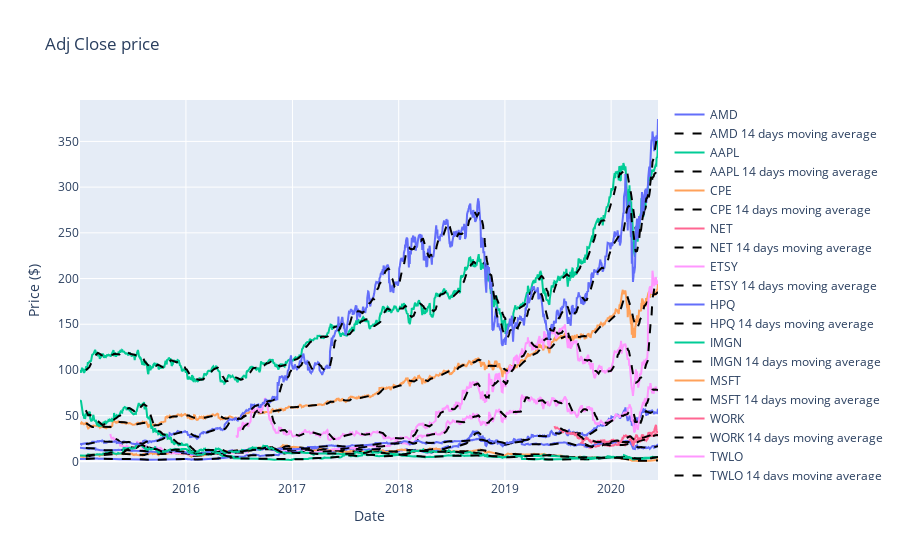

Notebook source saved alongside this figure:
### Code cell
fig = go.Figure()
for stock in stocks:
    fig.add_trace(go.Scatter(x=df.index, y=df['Adj Close'][stock],
                    mode='lines',
                    name=stock))
    fig.add_trace(go.Scatter(x=df.index, y=df['Adj Close'][stock].rolling(window=14).mean(),
                    line=dict(color='black', dash='dash'),
                    name=f'{stock} 14 days moving average'))
    
fig.update_layout(title=f'Adj Close price',
                   xaxis_title='Date',
                   yaxis_title='Price ($)')
fig.show()

### Figure 1 — Plotly figure (JSON) as saved in the notebook; plotly's stock layout.template omitted (floating-point values rounded to 4 significant figures; data arrays with more than 128 entries replaced by an {"elided": "..."} marker saying what was removed)
{"data": [{"mode": "lines", "name": "AMD", "type": "scatter", "x": {"elided": "1369 str values"}, "y": {"elided": "1369 float values"}}, {"line": {"color": "black", "dash": "dash"}, "name": "AMD 14 days moving average", "type": "scatter", "x": {"elided": "1369 str values"}, "y": {"elided": "1369 float values"}}, {"mode": "lines", "name": "AAPL", "type": "scatter", "x": {"elided": "1369 str values"}, "y": {"elided": "1369 float values"}}, {"line": {"color": "black", "dash": "dash"}, "name": "AAPL 14 days moving average", "type": "scatter", "x": {"elided": "1369 str values"}, "y": {"elided": "1369 float values"}}, {"mode": "lines", "name": "CPE", "type": "scatter", "x": {"elided": "1369 str values"}, "y": {"elided": "1369 float values"}}, {"line": {"color": "black", "dash": "dash"}, "name": "CPE 14 days moving average", "type": "scatter", "x": {"elided": "1369 str values"}, "y": {"elided": "1369 float values"}}, {"mode": "lines", "name": "NET", "type": "scatter", "x": {"elided": "1369 str values"}, "y": {"elided": "1369 float values"}}, {"line": {"color": "black", "dash": "dash"}, "name": "NET 14 days moving average", "type": "scatter", "x": {"elided": "1369 str values"}, "y": {"elided": "1369 float values"}}, {"mode": "lines", "name": "ETSY", "type": "scatter", "x": {"elided": "1369 str values"}, "y": {"elided": "1369 float values"}}, {"line": {"color": "black", "dash": "dash"}, "name": "ETSY 14 days moving average", "type": "scatter", "x": {"elided": "1369 str values"}, "y": {"elided": "1369 float values"}}, {"mode": "lines", "name": "HPQ", "type": "scatter", "x": {"elided": "1369 str values"}, "y": {"elided": "1369 float values"}}, {"line": {"color": "black", "dash": "dash"}, "name": "HPQ 14 days moving average", "type": "scatter", "x": {"elided": "1369 str values"}, "y": {"elided": "1369 float values"}}, {"mode": "lines", "name": "IMGN", "type": "scatter", "x": {"elided": "1369 str values"}, "y": {"elided": "1369 float values"}}, {"line": {"color": "black", "dash": "dash"}, "name": "IMGN 14 days moving average", "type": "scatter", "x": {"elided": "1369 str values"}, "y": {"elided": "1369 float values"}}, {"mode": "lines", "name": "MSFT", "type": "scatter", "x": {"elided": "1369 str values"}, "y": {"elided": "1369 float values"}}, {"line": {"color": "black", "dash": "dash"}, "name": "MSFT 14 days moving average", "type": "scatter", "x": {"elided": "1369 str values"}, "y": {"elided": "1369 float values"}}, {"mode": "lines", "name": "WORK", "type": "scatter", "x": {"elided": "1369 str values"}, "y": {"elided": "1369 float values"}}, {"line": {"color": "black", "dash": "dash"}, "name": "WORK 14 days moving average", "type": "scatter", "x": {"elided": "1369 str values"}, "y": {"elided": "1369 float values"}}, {"mode": "lines", "name": "TWLO", "type": "scatter", "x": {"elided": "1369 str values"}, "y": {"elided": "1369 float values"}}, {"line": {"color": "black", "dash": "dash"}, "name": "TWLO 14 days moving average", "type": "scatter", "x": {"elided": "1369 str values"}, "y": {"elided": "1369 float values"}}, {"mode": "lines", "name": "NVDA", "type": "scatter", "x": {"elided": "1369 str values"}, "y": {"elided": "1369 float values"}}, {"line": {"color": "black", "dash": "dash"}, "name": "NVDA 14 days moving average", "type": "scatter", "x": {"elided": "1369 str values"}, "y": {"elided": "1369 float values"}}, {"mode": "lines", "name": "GPRO", "type": "scatter", "x": {"elided": "1369 str values"}, "y": {"elided": "1369 float values"}}, {"line": {"color": "black", "dash": "dash"}, "name": "GPRO 14 days moving average", "type": "scatter", "x": {"elided": "1369 str values"}, "y": {"elided": "1369 float values"}}], "layout": {"title": {"text": "Adj Close price"}, "xaxis": {"title": {"text": "Date"}}, "yaxis": {"title": {"text": "Price ($)"}}}}
